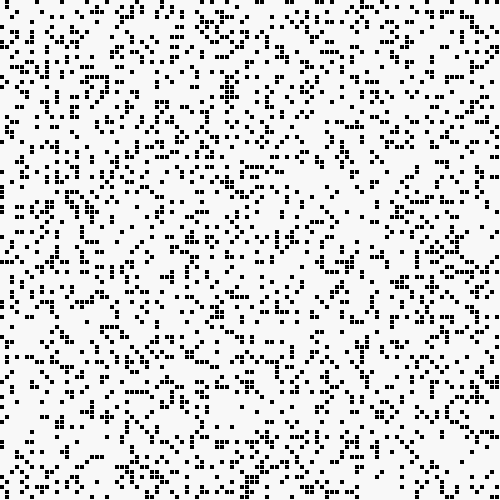
Frame 1 (no input)
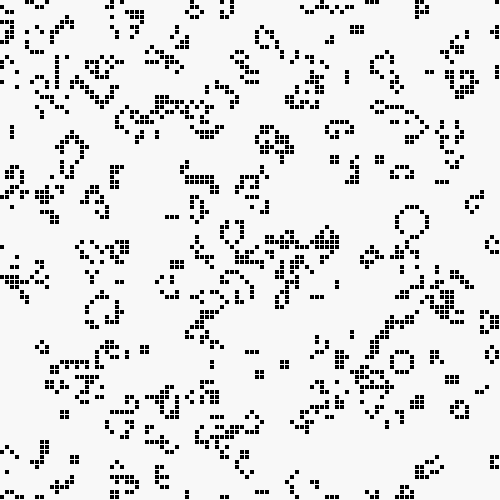
Frame 60 (no input)
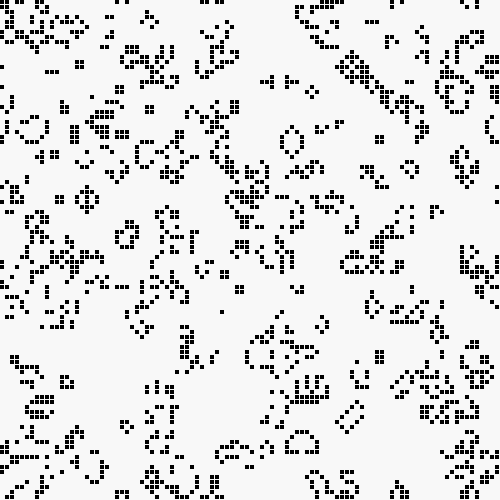
Frame 120 (the mouse pressed at the canvas centre since frame 60)

The p5.js sketch that drew these frames (run headless with seeded random() and noise() and a simulated clock; from frame 60 on, the mouse is pressed at the canvas centre):

// p5.js sketch
// ── sketch.js
// Conway 생명 게임 — 이웃 3이면 탄생, 2·3이면 생존. 검은 셀, 흰 배경. 클릭: 재시드.
const GW = 100, GH = 100, GC = 5;
let life;

function setup() {
  createCanvas(500, 500);
  seedLife();
}

function seedLife() {
  life = [];
  for (let y = 0; y < GH; y++) {
    life.push([]);
    for (let x = 0; x < GW; x++) life[y].push(random() < 0.22 ? 1 : 0);
  }
}

function stepLife() {
  const next = [];
  for (let y = 0; y < GH; y++) {
    next.push([]);
    for (let x = 0; x < GW; x++) {
      let n = 0;
      for (let dy = -1; dy <= 1; dy++)
        for (let dx = -1; dx <= 1; dx++) {
          if (dx === 0 && dy === 0) continue;
          n += life[(y + dy + GH) % GH][(x + dx + GW) % GW];
        }
      next[y].push(life[y][x] ? (n === 2 || n === 3 ? 1 : 0) : (n === 3 ? 1 : 0));
    }
  }
  life = next;
}

function draw() {
  if (frameCount % 4 === 0) stepLife();
  background(248);
  noStroke();
  fill(0);
  for (let y = 0; y < GH; y++)
    for (let x = 0; x < GW; x++)
      if (life[y][x]) rect(x * GC, y * GC, GC - 1, GC - 1);
}

function mousePressed() {
  if (mouseX >= 0 && mouseX < width && mouseY >= 0 && mouseY < height) seedLife();
}
